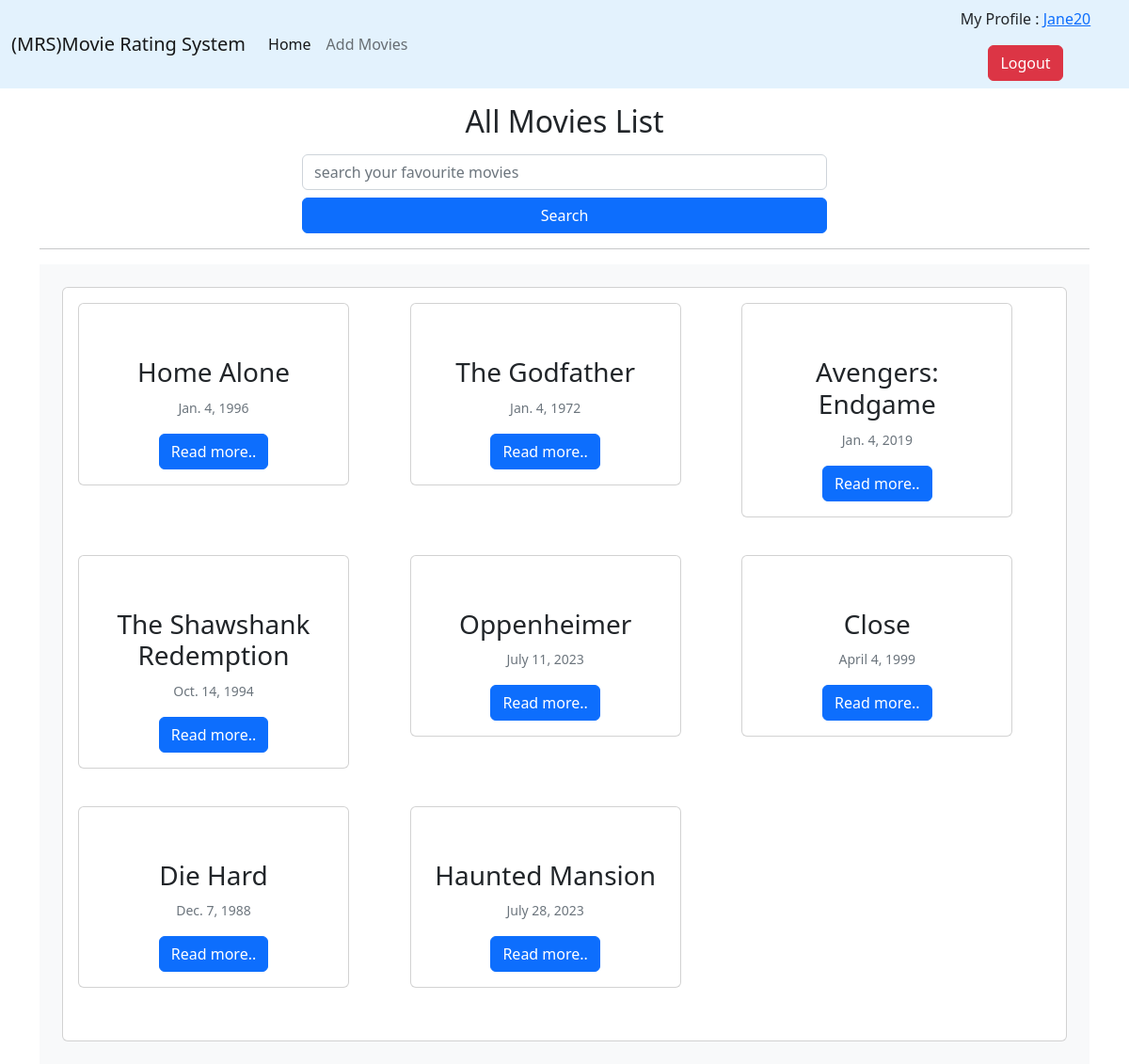
Screenshot of / (signed in) with the database file from the repository.
### main/models.py (models this page shows, shortened)
class Movie(models.Model):
    id = models.AutoField(primary_key=True)
    name = models.CharField(max_length=200)
    description = models.TextField(max_length=5000)
    director = models.CharField(max_length=200)
    cast = models.CharField(max_length=700)
    genre = models.CharField(max_length=200)
    rating = models.CharField(max_length=10)
    release_date = models.DateField()
    poster = models.URLField(max_length=1000, default=None, null=True)

### main/views.py (the view)
# urls.py: path('', homepage, name='homepage'),
@login_required(login_url="/login/")
def homepage(request):
    movies = Movie.objects.all()
    if request.GET.get('search'):
        movies = movies.filter(name__contains = request.GET.get('search'))
    context={
        'movies': movies,
        'page': 'homepage',
    }
    return render(request, 'homepage.html',context)

### main/templates/homepage.html (shortened to what this page needs)
{% extends 'base.html' %}
{% block start %}
    <h2 class="my-3 text-center">All Movies List</h2>
    <form action="">
    <div class="d-grid gap-2 col-6 mx-auto">
        <input name="search" class="form-control" id="exampleFormControlInput1" placeholder="search your favourite movies">
        <button class="btn btn-primary" type="submit">Search</button>
    </div>
    </form>
    <hr>
    <div class="container bg-light p-4">
        <div class="card">
            <div class="card-body bg-light-300">
                <div class="row">
                    {% for movie in movies %}
                    <div class="col-md-4 mb-4">
                        <div class="card mb-3" style="width: 18rem;">
                            <div class="card-body">
                                <div class="text-center">
                                    <h3 class="card-title mt-3">{{ movie.name }}</h3>
                                    <p class="card-text">
                                        <small class="text-muted">{{ movie.release_date }}</small>
                                    </p>
                                    <a href="{% url 'movie_details' movie.id %}" class="btn btn-primary">Read more..</a>
                                </div>
                            </div>
                        </div>
                    </div>
                    {% endfor %}
                </div>
            </div>
        </div>
    </div>
{% endblock %}

### main/templates/base.html (shortened to what this page needs)
<!DOCTYPE html>
<html lang="en">
<head>
    <link href="https://cdn.jsdelivr.net/npm/bootstrap@5.2.3/dist/css/bootstrap.min.css" rel="stylesheet">
</head>
<body>
    <nav class="navbar navbar-expand-lg" style="background-color: #e3f2fd;">
        <div class="container-fluid">
          <a class="navbar-brand" href="/">(MRS)Movie Rating System</a>
          <div class="collapse navbar-collapse" id="navbarSupportedContent">
            <ul class="navbar-nav me-auto mb-2 mb-lg-0">
              <li class="nav-item">
                <a class="nav-link active" aria-current="page" href="/">Home</a>
              </li>
              <li class="nav-item">
                <a class="nav-link" href="{% url 'add_movies' %}">Add Movies</a>
              </li>
          </div>
          {% if user.is_authenticated %}
          <div class="d-grid gap-3 col-2 mx-auto" style="text-align:center;">
            <div>My Profile : <a href="{% url 'user_profile' user.id %}">{{user.username}}</a></div>
            <a href="{% url 'logout_page' %}"><button class="btn btn-danger" type="submit">Logout</button></a>
        </div>
          {% endif %}
        </div>
      </nav>
      <div class="container">
    {% block start %}
    {% endblock %}
  </div>
</body>
</html>

### rows the page displays
Movie: name "Home Alone", release_date "Jan. 4, 1996"
Movie: name "The Godfather", release_date "Jan. 4, 1972"
Movie: name "Avengers: Endgame", release_date "Jan. 4, 2019"
Movie: name "The Shawshank Redemption", release_date "Oct. 14, 1994"
Movie: name "Oppenheimer", release_date "July 11, 2023"
Movie: name "Close", release_date "April 4, 1999"
Movie: name "Die Hard", release_date "Dec. 7, 1988"
Movie: name "Haunted Mansion", release_date "July 28, 2023"

### other values shown
{{ user.username }} "Jane20"
